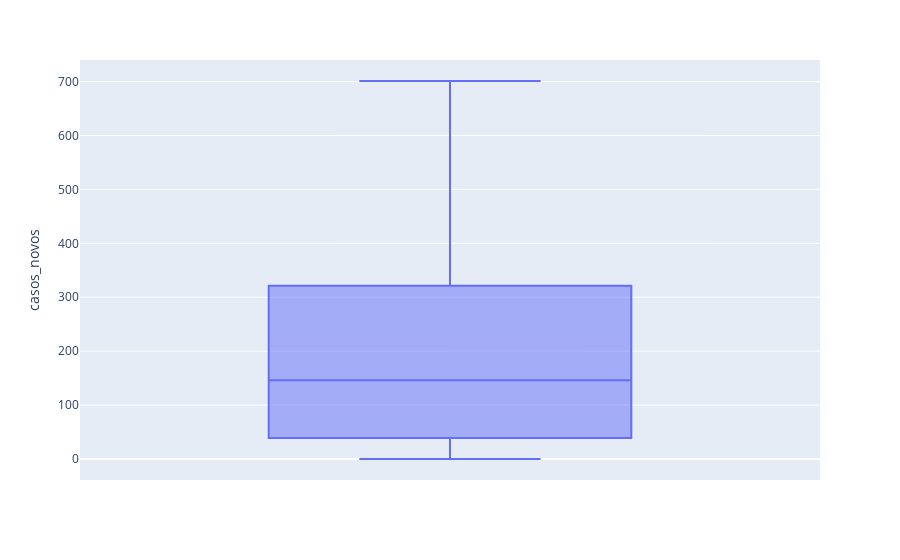

Write notebook code for a chart like this one.
### Code cell
grafico = px.box(sem_outliers, y="casos_novos")
grafico.show()

### Figure 1 — Plotly figure (JSON) as saved in the notebook; plotly's stock layout.template omitted (floating-point values rounded to 4 significant figures; data arrays with more than 128 entries replaced by an {"elided": "..."} marker saying what was removed)
{"data": [{"alignmentgroup": "True", "hovertemplate": "casos_novos=%{y}<extra></extra>", "legendgroup": "", "marker": {"color": "#636efa"}, "name": "", "notched": false, "offsetgroup": "", "orientation": "v", "showlegend": false, "type": "box", "x0": " ", "xaxis": "x", "y": {"elided": "577 int values"}, "y0": " ", "yaxis": "y"}], "layout": {"boxmode": "group", "legend": {"tracegroupgap": 0}, "margin": {"t": 60}, "xaxis": {"anchor": "y", "domain": [0, 1]}, "yaxis": {"anchor": "x", "domain": [0, 1], "title": {"text": "casos_novos"}}}}
